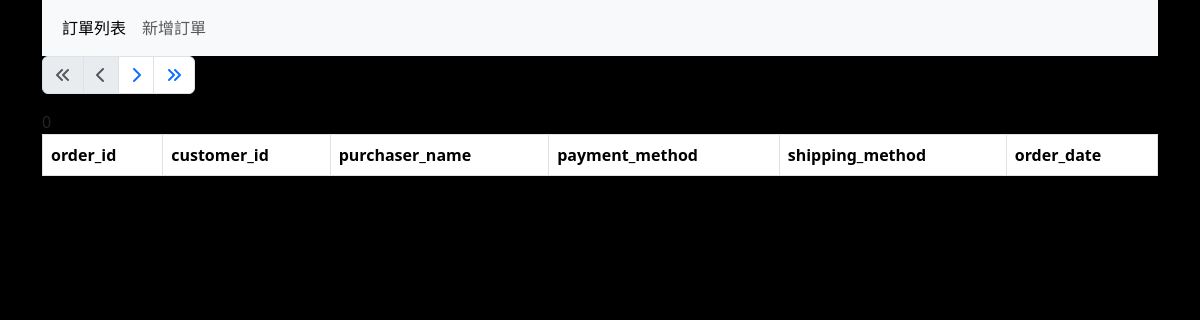
/order/orderList.php, run on an earlier commit of the app's database.
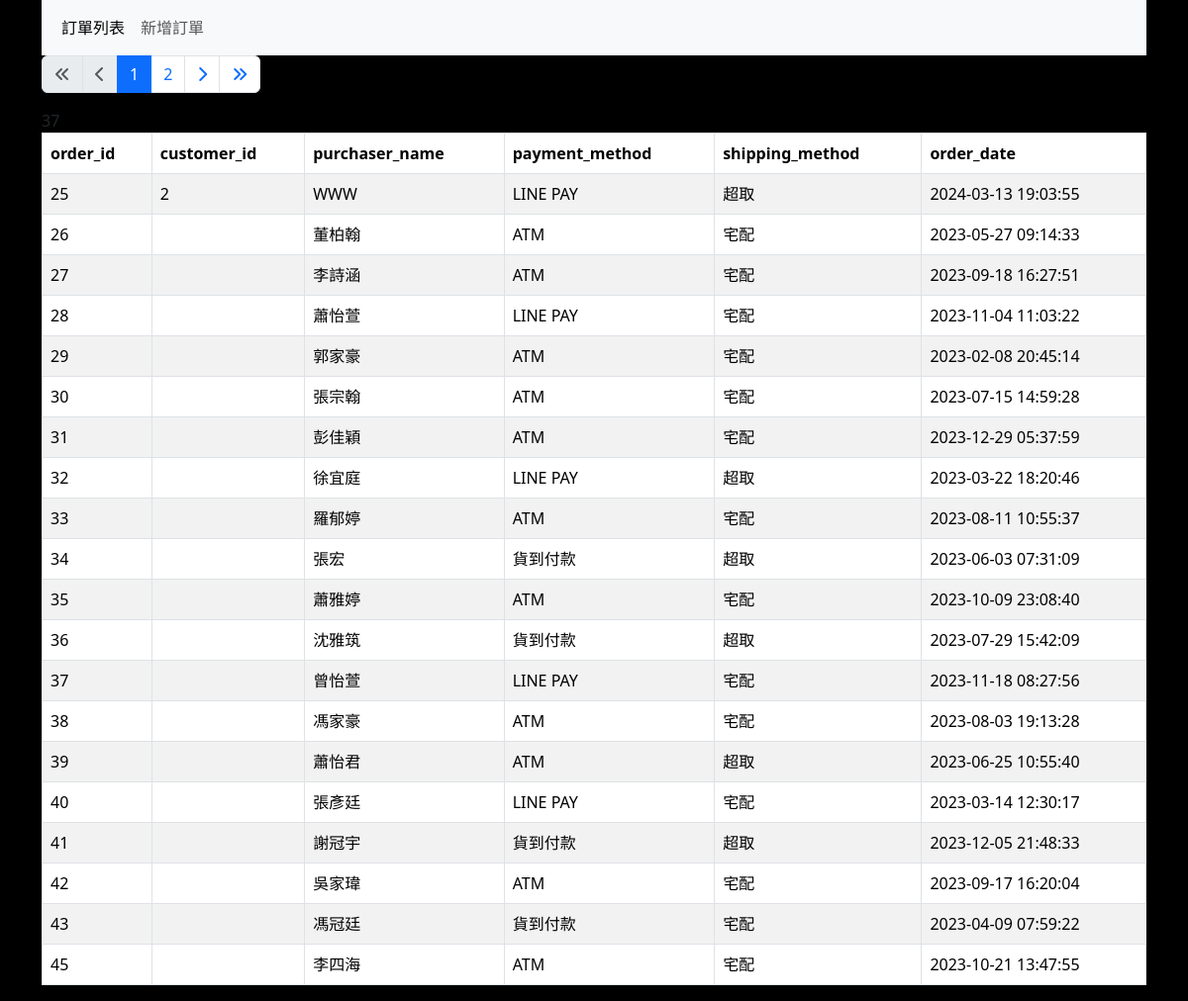
And on a later commit of the database.
### tables this page shows
CREATE TABLE `order` (
  `order_id` int(255) NOT NULL,
  `transaction_id` varchar(255) NOT NULL,
  `customer_id` int(50) DEFAULT NULL,
  `purchaser_name` varchar(50) DEFAULT NULL,
  `purchaser_mobile` varchar(50) DEFAULT NULL,
  `purchaser_email` varchar(50) DEFAULT NULL,
  `recipient_name` varchar(50) DEFAULT NULL,
  `recipient_mobile` varchar(50) DEFAULT NULL,
  `total_amount` int(50) NOT NULL,
  `payment_method` varchar(50) DEFAULT NULL,
  `shipping_method` varchar(50) DEFAULT NULL,
  `shipping_address` varchar(50) DEFAULT NULL,
  `invoice_type` varchar(50) DEFAULT NULL,
  `invoice_code` varchar(50) DEFAULT NULL,
  `company_title` varchar(50) DEFAULT NULL,
  `order_date` datetime DEFAULT NULL,
  `payment_status` varchar(50) DEFAULT NULL,
  `shipping_status` varchar(50) DEFAULT NULL,
  `shipping_date` datetime DEFAULT NULL,
  `order_status` varchar(50) DEFAULT NULL
);

### order/orderList-noadmin.php (the view, shortened to what this page needs)
<?php require __DIR__ . '/parts/pdo-connect.php';
$page = isset($_GET['page']) ? intval($_GET['page']) : 1;
$perPage = 20;
$t_sql = "SELECT COUNT(1) FROM `order`";
$t_stmt = $pdo->query($t_sql);
$totalRows = $t_stmt->fetch(PDO::FETCH_NUM)[0];
$totalPage = ceil($totalRows / $perPage);
$rows = [];
if ($totalRows > 0) {
    $sql = sprintf("SELECT * FROM `order` LIMIT %s,%s", ($page - 1) * $perPage, $perPage);
    $rows = $pdo->query($sql)->fetchAll();
}
?>
<?php include __DIR__ . '/parts/html-head.php' ?>
<?php include __DIR__ . '/parts/navbar.php' ?>
<div class="container">
    <div class="row">
        <nav aria-label="Page navigation example">
            <ul class="pagination">
                <li class="page-item <?= $page == 1 ? 'disabled' : '' ?>"><a class="page-link" href="?page=1"><i class="fa-solid fa-angles-left"></i></a></li>
                <li class="page-item <?= $page == 1 ? 'disabled' : '' ?>"><a class="page-link" href="?page=<?= $page - 1 ?>"><i class="fa-solid fa-chevron-left"></i></a></li>
                <?php for ($i = $page - 2; $i <= $page + 2; $i++) : ?>
                    <?php if ($i >= 1 and $i <= $totalPage) : ?>
                        <li class="page-item <?= $i == $page ? "active" : '' ?>">
                            <a class="page-link" href="?page=<?= $i ?>"><?= $i ?></a>
                        </li>
                    <?php endif ?>
                <?php endfor ?>
                <li class="page-item <?= $page == $totalPage ? 'disabled' : '' ?>"><a class="page-link" href="?page=<?= $page + 1 ?>"><i class="fa-solid fa-chevron-right"></i></a></li>
                <li class="page-item <?= $page == $totalPage ? 'disabled' : '' ?>"><a class="page-link" href="?page=<?= $totalPage ?>"><i class="fa-solid fa-angles-right"></i></a></li>
            </ul>
        </nav>
    </div>
    <div class="row">
        <div class="col"><?= $totalRows ?></div>
    </div>
    <div class="row">
        <div class="col">
            <table class="table table-bordered table-striped">
                <thead>
                    <tr>
                        <th>order_id</th>
                        <th>customer_id</th>
                        <th>purchaser_name</th>
                        <th>payment_method</th>
                        <th>shipping_method</th>
                        <th>order_date</th>
                    </tr>
                </thead>
                <tbody>
                    <?php foreach ($rows as $r) : ?>
                        <tr>
                            <td><?= $r['order_id'] ?></td>
                            <td><?= $r['customer_id'] ?></td>
                            <td><?= $r['purchaser_name'] ?></td>
                            <td><?= $r['payment_method'] ?></td>
                            <td><?= $r['shipping_method'] ?></td>
                            <td><?= $r['order_date'] ?></td>
                        </tr>
                    <?php endforeach ?>
                </tbody>
            </table>
        </div>
    </div>
</div>
<?php include __DIR__ . '/parts/html-foot.php' ?>

What changed in the data, as far as the page shows it:
added order: order_id "25", customer "2", purchaser_name "WWW", payment_method "LINE PAY", shipping_method "超取", order_date "2024-03-13 19:03:55"
added order: order_id "26", purchaser_name "董柏翰", payment_method "ATM", shipping_method "宅配", order_date "2023-05-27 09:14:33"
added order: order_id "27", purchaser_name "李詩涵", payment_method "ATM", shipping_method "宅配", order_date "2023-09-18 16:27:51"
added order: order_id "28", purchaser_name "蕭怡萱", payment_method "LINE PAY", shipping_method "宅配", order_date "2023-11-04 11:03:22"
added order: order_id "29", purchaser_name "郭家豪", payment_method "ATM", shipping_method "宅配", order_date "2023-02-08 20:45:14"
added order: order_id "30", purchaser_name "張宗翰", payment_method "ATM", shipping_method "宅配", order_date "2023-07-15 14:59:28"
added order: order_id "31", purchaser_name "彭佳穎", payment_method "ATM", shipping_method "宅配", order_date "2023-12-29 05:37:59"
added order: order_id "32", purchaser_name "徐宜庭", payment_method "LINE PAY", shipping_method "超取", order_date "2023-03-22 18:20:46"
added order: order_id "33", purchaser_name "羅郁婷", payment_method "ATM", shipping_method "宅配", order_date "2023-08-11 10:55:37"
added order: order_id "34", purchaser_name "張宏", payment_method "貨到付款", shipping_method "超取", order_date "2023-06-03 07:31:09"
added order: order_id "35", purchaser_name "蕭雅婷", payment_method "ATM", shipping_method "宅配", order_date "2023-10-09 23:08:40"
added order: order_id "36", purchaser_name "沈雅筑", payment_method "貨到付款", shipping_method "超取", order_date "2023-07-29 15:42:09"
added order: order_id "37", purchaser_name "曾怡萱", payment_method "LINE PAY", shipping_method "宅配", order_date "2023-11-18 08:27:56"
added order: order_id "38", purchaser_name "馮家豪", payment_method "ATM", shipping_method "宅配", order_date "2023-08-03 19:13:28"
added order: order_id "39", purchaser_name "蕭怡君", payment_method "ATM", shipping_method "超取", order_date "2023-06-25 10:55:40"
added order: order_id "40", purchaser_name "張彥廷", payment_method "LINE PAY", shipping_method "宅配", order_date "2023-03-14 12:30:17"
added order: order_id "41", purchaser_name "謝冠宇", payment_method "貨到付款", shipping_method "超取", order_date "2023-12-05 21:48:33"
added order: order_id "42", purchaser_name "吳家瑋", payment_method "ATM", shipping_method "宅配", order_date "2023-09-17 16:20:04"
added order: order_id "43", purchaser_name "馮冠廷", payment_method "貨到付款", shipping_method "宅配", order_date "2023-04-09 07:59:22"
added order: order_id "45", purchaser_name "李四海", payment_method "ATM", shipping_method "宅配", order_date "2023-10-21 13:47:55"
Also different on the page:
$totalRows: "0" → "37"
new list line: "1"
new list line: "2"
